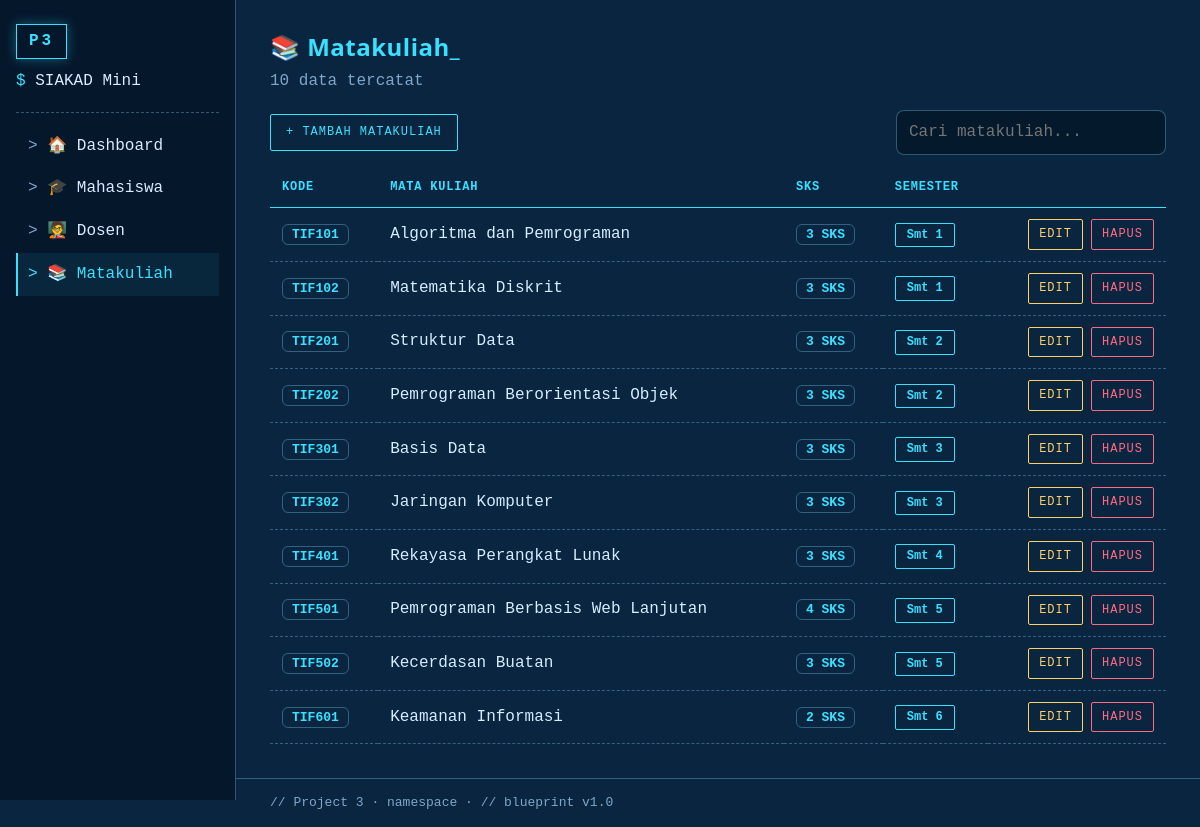
The page /index.php?page=matkul on the database its author committed.
### tables this page shows
CREATE TABLE IF NOT EXISTS tb_matakuliah (
      matkul_id INT(11) NOT NULL AUTO_INCREMENT,
      matkul_kode VARCHAR(25) NOT NULL,
      matkul_nama VARCHAR(100) NOT NULL,
      matkul_sks TINYINT(3) NOT NULL,
      matkul_semester TINYINT(3) NOT NULL,
      PRIMARY KEY(matkul_id),
      UNIQUE KEY(matkul_kode)
);

### inc/Koneksi.php (called while the page is built, shortened)
<?php
class Koneksi
{
    public function __construct()
    {
        try {
            $this->koneksi = new PDO(
                "mysql:host=localhost;dbname=db_projek3_si2;charset=utf8mb4", "root", "",
                [
                    PDO::ATTR_ERRMODE            => PDO::ERRMODE_EXCEPTION,
                    PDO::ATTR_DEFAULT_FETCH_MODE => PDO::FETCH_ASSOC,
                ]
            );
        } catch (PDOException $e) {
            die("Koneksi gagal: " . $e->getMessage());
        }
    }
}

### app/Matakuliah.php (called while the page is built, shortened)
<?php
class Matakuliah extends Koneksi
{
    public function index(): array
    {
        return $this->koneksi->query("SELECT * FROM tb_matakuliah ORDER BY matkul_semester, matkul_kode")->fetchAll();
    }
}

### matkul.php (the view, shortened to what this page needs)
<?php
require_once "inc/Koneksi.php";
require_once "app/Matakuliah.php";
$matkul = new App\Matakuliah();
$rows = $matkul->index();
?>
<h2>📚 Matakuliah</h2>
<p class="sub"><?php echo count($rows); ?> data tercatat</p>
<div class="toolbar">
    <a href="index.php?page=matkul_input" class="btn">+ Tambah Matakuliah</a>
    <input type="search" class="cari" data-target="tabel-matkul" placeholder="Cari matakuliah...">
</div>
<div class="scroll">
<table id="tabel-matkul">
    <thead>
        <tr><th>Kode</th><th>Mata kuliah</th><th>SKS</th><th>Semester</th><th></th></tr>
    </thead>
    <tbody>
        <?php foreach ($rows as $row) { ?>
            <tr>
                <td><span class="chip"><?php echo e($row['matkul_kode']); ?></span></td>
                <td><?php echo e($row['matkul_nama'] ?: '-'); ?></td>
                <td><span class="chip"><?php echo (int) $row['matkul_sks']; ?> SKS</span></td>
                <td><span class="badge">Smt <?php echo (int) $row['matkul_semester']; ?></span></td>
                <td>
                    <div class="aksi">
                        <a href="index.php?page=matkul_edit&id=<?php echo (int) $row['matkul_id']; ?>" class="btn btn-warning btn-sm">Edit</a>
                        <form action="matkul_proses.php?action=delete" method="post" class="inline" onsubmit="return confirm('Yakin ingin menghapus data ini?')">
                            <button type="submit" class="btn btn-danger btn-sm">Hapus</button>
                        </form>
                    </div>
                </td>
            </tr>
        <?php } ?>
    </tbody>
</table>
</div>

### index.php (shortened to what this page needs)
<?php
$pages = ['mhsw', 'mhsw_input', 'mhsw_edit', 'dosen', 'dosen_input', 'dosen_edit', 'matkul', 'matkul_input', 'matkul_edit'];
$page  = $_GET['page'] ?? 'dashboard';
$menu  = explode('_', $page)[0];
function e($v) { return htmlspecialchars((string) $v, ENT_QUOTES, 'UTF-8'); }
?>
<!DOCTYPE html>
<html lang="id">
<head>
    <link href="assets/css/style.css" rel="stylesheet">
</head>
<body class="p3">
<div class="shell">
    <aside>
        <header>
            <div class="brand">P3</div>
            <div class="user">SIAKAD Mini</div>
        </header>
        <nav>
            <ul>
                <li><a href="index.php" class="<?php echo ($menu === 'dashboard') ? 'active' : ''; ?>">🏠 Dashboard</a></li>
                <li><a href="index.php?page=mhsw" class="<?php echo ($menu === 'mhsw') ? 'active' : ''; ?>">🎓 Mahasiswa</a></li>
                <li><a href="index.php?page=dosen" class="<?php echo ($menu === 'dosen') ? 'active' : ''; ?>">🧑‍🏫 Dosen</a></li>
                <li><a href="index.php?page=matkul" class="<?php echo ($menu === 'matkul') ? 'active' : ''; ?>">📚 Matakuliah</a></li>
            </ul>
        </nav>
    </aside>
    <main>
        <article>
            <?php
            if ($page === 'dashboard') {
                include "main.php";
            } elseif (in_array($page, $pages, true)) {
                include $page . ".php";
            } else {
                echo '<div class="alert alert-warning">Halaman tidak ditemukan.</div>';
            }
            ?>
        </article>
        <footer>Project 3 · namespace · // blueprint v1.0</footer>
    </main>
</div>
</body>
</html>

### assets/css/style.css (style rules this page uses)
:root { --bg:#fff;--panel:#fff;--ink:#222;--mut:#777;--line:#ddd;--pri:#0a7c70;--pri-ink:#fff;--danger:#d64545;--ok:#2f9e5b;--warn:#e0a21a;--r:10px; --font:"Segoe UI",system-ui,Arial,sans-serif;--head:var(--font) }
* { box-sizing:border-box }
body { margin:0;background:var(--bg);color:var(--ink);font-family:var(--font);line-height:1.55 }
a { color:inherit;text-decoration:none }
h2 { font-family:var(--head);margin:0 0 4px;font-size:28px }
.sub { margin:0 0 16px;color:var(--mut) }
nav ul { margin:0;padding:0;list-style:none }
main { display:flex;flex-direction:column;min-width:0;flex:1 }
article { flex:1;padding:28px 34px 34px }
footer { padding:14px 34px;color:var(--mut);font-size:13px }
.chip { display:inline-block;padding:2px 9px;border:1px solid var(--line);border-radius:6px;font:600 13px ui-monospace,Consolas,monospace;white-space:nowrap }
.badge { display:inline-block;padding:2px 11px;border-radius:99px;background:var(--pri);color:var(--pri-ink);font-size:12px;font-weight:600;white-space:nowrap }
.toolbar { display:flex;justify-content:space-between;align-items:center;gap:12px;flex-wrap:wrap;margin:12px 0 }
.cari { width:270px;max-width:100%;padding:9px 12px;border:1px solid var(--line);border-radius:8px;font:inherit;background:transparent;color:inherit }
.scroll { overflow-x:auto }
table { width:100%;border-collapse:collapse }
th,td { padding:11px 12px;text-align:left;border-bottom:1px solid var(--line) }
th { font-size:12px;text-transform:uppercase;letter-spacing:.8px }
.aksi { display:flex;gap:8px;justify-content:flex-end }
form.inline { display:inline;margin:0 }
.btn { --c:var(--pri);display:inline-block;padding:8px 15px;color:var(--pri-ink);background:var(--c);border:0;border-radius:8px;cursor:pointer;font:inherit;font-size:14px;transition:.15s }
.btn-warning { --c:#f2c14e;color:#3b2a00 }
.btn-danger { --c:#d64545;color:#fff }
.btn-sm { padding:5px 10px;font-size:12px }
form,.card { max-width:680px }
.p3 { --bg:#0a2540;--panel:rgba(125,211,252,.06);--ink:#d6ecff;--mut:#7fa6c9;--line:rgba(125,211,252,.35);--pri:#38e1ff;--pri-ink:#04202f;--r:2px; --font:"Cascadia Mono",Consolas,"Courier New",monospace }
body.p3 { background:#0a2540 linear-gradient(rgba(125,211,252,.08) 1px,transparent 1px) 0 0/32px 32px,linear-gradient(90deg,rgba(125,211,252,.08) 1px,transparent 1px) 0 0/32px 32px;background-color:#0a2540 }
.p3 .shell { display:flex;min-height:100vh }
.p3 aside { position:sticky;top:0;align-self:flex-start;width:236px;flex:none;height:100vh;padding:24px 16px;background:rgba(4,20,38,.82);border-right:1px solid var(--line) }
.p3 header { padding-bottom:18px;margin-bottom:12px;border-bottom:1px dashed var(--line) }
.p3 .brand { display:inline-block;padding:4px 12px;border:1px solid var(--pri);color:var(--pri);letter-spacing:3px;font-weight:700;box-shadow:0 0 12px rgba(56,225,255,.35) }
.p3 .user { margin-top:10px;color:var(--ink) }
.p3 .user::before { content:"$ ";color:var(--pri) }
.p3 nav a { display:block;padding:9px 10px;color:var(--ink);border-left:2px solid transparent;transition:.15s }
.p3 nav a::before { content:"> ";color:var(--mut) }
.p3 nav a:hover,.p3 nav a.active { color:var(--pri);background:rgba(56,225,255,.08);border-left-color:var(--pri) }
.p3 nav a:hover::before,.p3 nav a.active::before { color:var(--pri) }
.p3 footer { border-top:1px solid var(--line) }
.p3 footer::before { content:"// " }
.p3 h2 { color:var(--pri);font-size:24px;letter-spacing:.5px }
.p3 h2::after { content:"_";animation:kedip 1s steps(1) infinite }
.p3 .btn { background:transparent;color:var(--c);border:1px solid var(--c);border-radius:2px;text-transform:uppercase;letter-spacing:1px;font-size:12px }
.p3 .btn-warning { --c:#ffd166 }
.p3 .btn-danger { --c:#ff6b81 }
.p3 th { color:var(--pri);border-bottom:1px solid var(--pri) }
.p3 td { border-bottom:1px dashed var(--line) }
.p3 .chip { border-color:var(--line);color:var(--pri) }
.p3 .badge { background:transparent;border:1px solid var(--pri);color:var(--pri);border-radius:2px }
.p3 .form-control,.p3 .cari { background:rgba(4,20,38,.7);color:var(--ink);border:1px solid var(--line) }

### rows shown on the page
tb_matakuliah: matkul_kode "TIF101", matkul_nama "Algoritma dan Pemrograman", matkul_sks "3", matkul_semester "1"
tb_matakuliah: matkul_kode "TIF102", matkul_nama "Matematika Diskrit", matkul_sks "3", matkul_semester "1"
tb_matakuliah: matkul_kode "TIF201", matkul_nama "Struktur Data", matkul_sks "3", matkul_semester "2"
tb_matakuliah: matkul_kode "TIF202", matkul_nama "Pemrograman Berorientasi Objek", matkul_sks "3", matkul_semester "2"
tb_matakuliah: matkul_kode "TIF301", matkul_nama "Basis Data", matkul_sks "3", matkul_semester "3"
tb_matakuliah: matkul_kode "TIF302", matkul_nama "Jaringan Komputer", matkul_sks "3", matkul_semester "3"
tb_matakuliah: matkul_kode "TIF401", matkul_nama "Rekayasa Perangkat Lunak", matkul_sks "3", matkul_semester "4"
tb_matakuliah: matkul_kode "TIF501", matkul_nama "Pemrograman Berbasis Web Lanjutan", matkul_sks "4", matkul_semester "5"
tb_matakuliah: matkul_kode "TIF502", matkul_nama "Kecerdasan Buatan", matkul_sks "3", matkul_semester "5"
tb_matakuliah: matkul_kode "TIF601", matkul_nama "Keamanan Informasi", matkul_sks "2", matkul_semester "6"

### other values the page prints
count($rows) "10"
